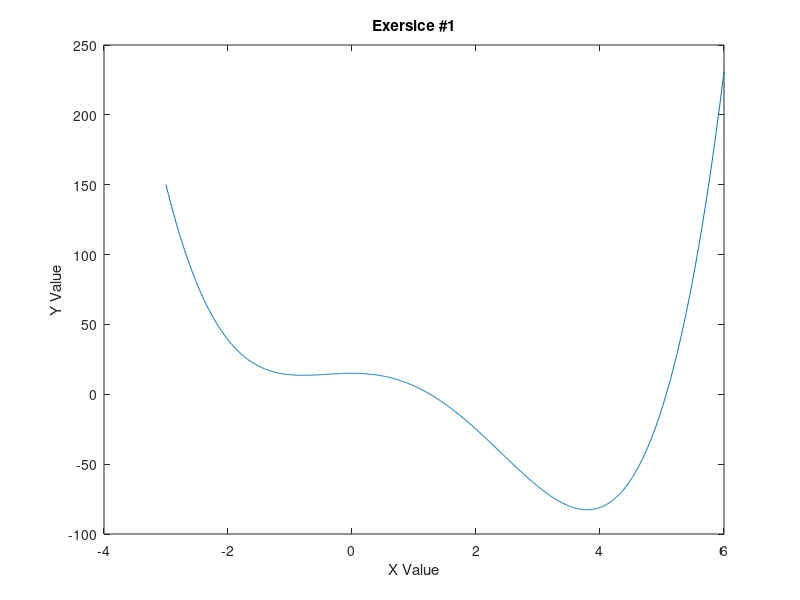

The MATLAB source for this figure:
clear;
hold off;
for i=1:901;
    %each slot of the x array is calculated in incriments of .01
    x(i)=-3+(i-1)*.01;
    %each array slot in y is then Calculated off of each array slot of X
    y(i)=x(i)^4-4*x(i)^3-6*x(i)^2+15;
end;
%The arrays of X and Y are plotted anlong with labels
plot(x,y);
xlabel('X Value')
ylabel('Y Value')
title('Exersice #1')